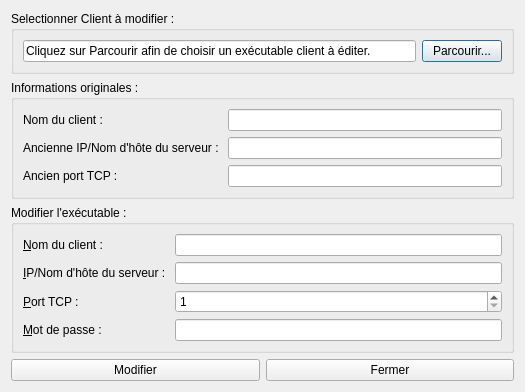
<?xml version="1.0" encoding="UTF-8"?>
<ui version="4.0">
 <class>EditClient</class>
 <widget class="QDialog" name="EditClient">
  <property name="geometry">
   <rect>
    <x>0</x>
    <y>0</y>
    <width>525</width>
    <height>360</height>
   </rect>
  </property>
  <property name="windowTitle">
   <string>Editeur de Client</string>
  </property>
  <layout class="QVBoxLayout" name="verticalLayout">
   <item>
    <widget class="QGroupBox" name="selectClientGroupBox">
     <property name="title">
      <string>Selectionner Client à modifier : </string>
     </property>
     <layout class="QHBoxLayout" name="horizontalLayout">
      <item>
       <widget class="QLineEdit" name="clientSelectedBox">
        <property name="text">
         <string>Cliquez sur Parcourir afin de choisir un exécutable client à éditer.</string>
        </property>
        <property name="readOnly">
         <bool>true</bool>
        </property>
       </widget>
      </item>
      <item>
       <widget class="QPushButton" name="selectClientButton">
        <property name="text">
         <string>Parcourir...</string>
        </property>
       </widget>
      </item>
     </layout>
    </widget>
   </item>
   <item>
    <widget class="QGroupBox" name="infosOriginalesGroupBox">
     <property name="title">
      <string>Informations originales : </string>
     </property>
     <layout class="QGridLayout" name="gridLayout">
      <item row="1" column="0">
       <widget class="QLabel" name="ipOriginaleLabel">
        <property name="text">
         <string>Ancienne IP/Nom d'hôte du serveur : </string>
        </property>
        <property name="buddy">
         <cstring>ipOriginaleEdit</cstring>
        </property>
       </widget>
      </item>
      <item row="1" column="1">
       <widget class="QLineEdit" name="ipOriginaleEdit">
        <property name="readOnly">
         <bool>true</bool>
        </property>
       </widget>
      </item>
      <item row="2" column="0">
       <widget class="QLabel" name="portOriginalLabel">
        <property name="text">
         <string>Ancien port TCP : </string>
        </property>
        <property name="buddy">
         <cstring>portOriginalEdit</cstring>
        </property>
       </widget>
      </item>
      <item row="2" column="1">
       <widget class="QLineEdit" name="portOriginalEdit">
        <property name="readOnly">
         <bool>true</bool>
        </property>
       </widget>
      </item>
      <item row="0" column="1">
       <widget class="QLineEdit" name="clientOriginalNameEdit">
        <property name="readOnly">
         <bool>true</bool>
        </property>
       </widget>
      </item>
      <item row="0" column="0">
       <widget class="QLabel" name="clientOriginalNameLabel">
        <property name="text">
         <string>Nom du client :</string>
        </property>
        <property name="buddy">
         <cstring>clientOriginalNameEdit</cstring>
        </property>
       </widget>
      </item>
     </layout>
    </widget>
   </item>
   <item>
    <widget class="QGroupBox" name="modifyClientGroupBox">
     <property name="title">
      <string>Modifier l'exécutable : </string>
     </property>
     <layout class="QGridLayout" name="gridLayout_2">
      <item row="1" column="0">
       <widget class="QLabel" name="newServerIpLabel">
        <property name="text">
         <string>&amp;IP/Nom d'hôte du serveur : </string>
        </property>
        <property name="buddy">
         <cstring>newServerIpEdit</cstring>
        </property>
       </widget>
      </item>
      <item row="1" column="1">
       <widget class="QLineEdit" name="newServerIpEdit"/>
      </item>
      <item row="2" column="0">
       <widget class="QLabel" name="newServerPortLabel">
        <property name="text">
         <string>&amp;Port TCP : </string>
        </property>
        <property name="buddy">
         <cstring>newServerPortEdit</cstring>
        </property>
       </widget>
      </item>
      <item row="0" column="1">
       <widget class="QLineEdit" name="newClientNameEdit"/>
      </item>
      <item row="0" column="0">
       <widget class="QLabel" name="newClientNameLabel">
        <property name="text">
         <string>&amp;Nom du client : </string>
        </property>
        <property name="buddy">
         <cstring>newClientNameEdit</cstring>
        </property>
       </widget>
      </item>
      <item row="3" column="1">
       <widget class="QLineEdit" name="clientPasswordEdit">
        <property name="echoMode">
         <enum>QLineEdit::Password</enum>
        </property>
       </widget>
      </item>
      <item row="3" column="0">
       <widget class="QLabel" name="clientPasswordLabel">
        <property name="text">
         <string>&amp;Mot de passe : </string>
        </property>
        <property name="buddy">
         <cstring>clientPasswordEdit</cstring>
        </property>
       </widget>
      </item>
      <item row="2" column="1">
       <widget class="QDoubleSpinBox" name="newServerPortEdit">
        <property name="decimals">
         <number>0</number>
        </property>
        <property name="minimum">
         <double>1.000000000000000</double>
        </property>
        <property name="maximum">
         <double>65535.000000000000000</double>
        </property>
       </widget>
      </item>
     </layout>
    </widget>
   </item>
   <item>
    <layout class="QHBoxLayout" name="horizontalLayout_2">
     <item>
      <widget class="QPushButton" name="modifyExeButton">
       <property name="text">
        <string>Modifier</string>
       </property>
      </widget>
     </item>
     <item>
      <widget class="QPushButton" name="cancelEditorButton">
       <property name="text">
        <string>Fermer</string>
       </property>
      </widget>
     </item>
    </layout>
   </item>
  </layout>
 </widget>
 <tabstops>
  <tabstop>selectClientButton</tabstop>
  <tabstop>newClientNameEdit</tabstop>
  <tabstop>newServerIpEdit</tabstop>
  <tabstop>newServerPortEdit</tabstop>
  <tabstop>clientPasswordEdit</tabstop>
  <tabstop>modifyExeButton</tabstop>
  <tabstop>cancelEditorButton</tabstop>
  <tabstop>ipOriginaleEdit</tabstop>
  <tabstop>portOriginalEdit</tabstop>
  <tabstop>clientSelectedBox</tabstop>
  <tabstop>clientOriginalNameEdit</tabstop>
 </tabstops>
 <resources/>
 <connections/>
</ui>
